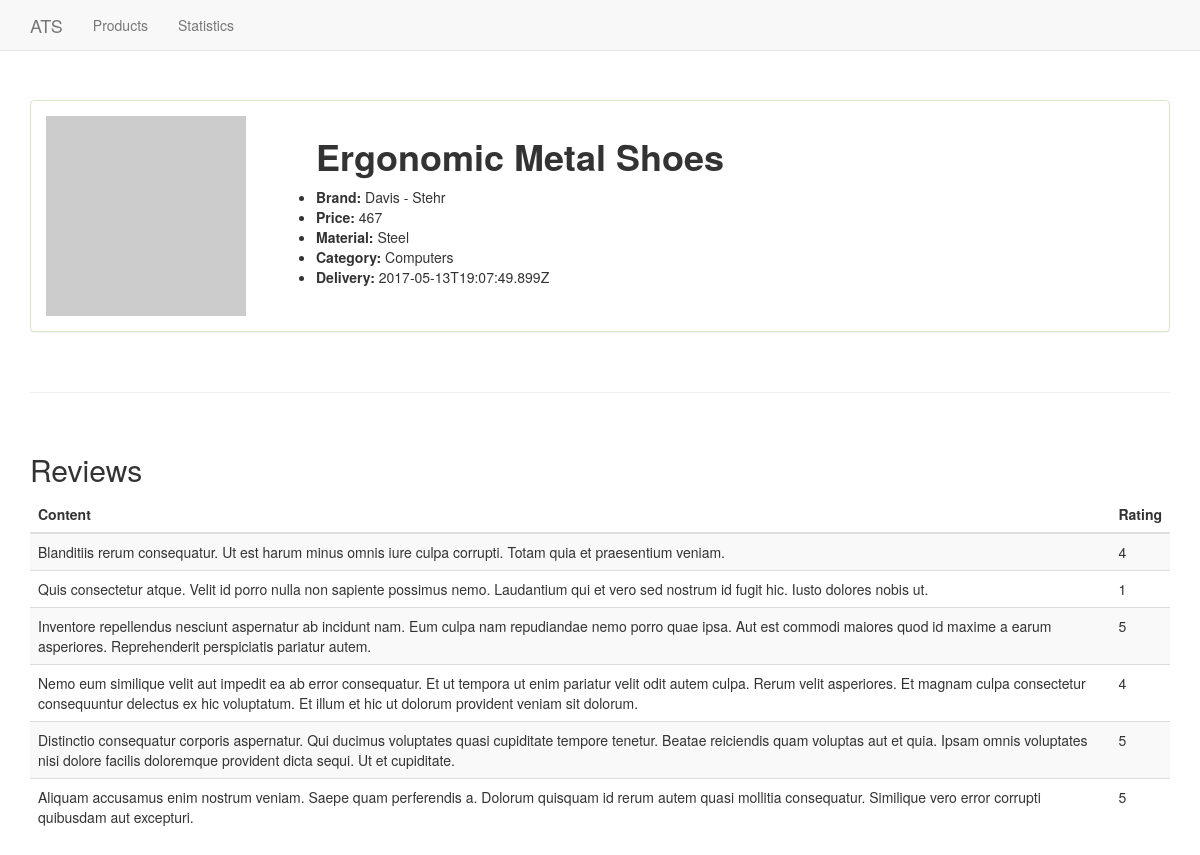
Page /products/detail/2 on the committed database.
### web_app.py (models this page shows)
class Product(db.Model):
    __tablename__ = 'products'
    id = db.Column(db.Integer, primary_key=True)
    product_name = db.Column(db.String(100))
    category = db.Column(db.String(100))
    base_price = db.Column(db.Integer)
    image_url = db.Column(db.String(250))
    brand = db.Column(db.String(100))
    details = db.Column(db.String(100))
    material = db.Column(db.String(100))
    delivery = db.Column(db.String(100))

class Review(db.Model):
    __tablename__ = 'reviews'
    id = db.Column(db.Integer, primary_key=True)
    product_id = db.Column(db.Integer, db.ForeignKey('products.id'),
        nullable=False)
    product = db.relationship('Product',
        backref=db.backref('reviews', lazy=True))
    content = db.Column(db.Text)
    rating = db.Column(db.Integer)

### web_app.py (the view)
@app.route('/products/detail/<int:id>')
def detail_product(id):
    product = Product.query.get(id)
    return render_template('detail.html', product=product)

### templates/detail.html (shortened to what this page needs)
{% extends "base.html" %}
{% block navbar %}
    <li><a href="{{ url_for('list_products')}}">Products</a></li>
    <li><a href="{{ url_for('statistics')}}">Statistics</a></li>
{% endblock navbar %}
{% block content %}
    <div class="container" style="padding-top:80px">
            <div class="panel panel-success">
                    <div class="panel-body">
                            <img src="{{ product.image_url }}" class="pull-left"
                                style="width:200px;height:200px; margin-right:70px"
                            >
                            <h1><strong>{{ product.product_name }}</strong></h1>
                            <ul>
                                <li><strong>Brand: </strong>{{ product.brand }}</li>
                                <li><strong>Price: </strong>{{ product.base_price }}</li>
                                <li><strong>Material: </strong>{{ product.material }}</li>
                                <li><strong>Category: </strong>{{ product.category }}</li>
                                <li><strong>Delivery: </strong>{{ product.delivery }}</li>
                            </ul>
                     </div>
            </div>
            <br>
            <hr>
            <br>
            <h2>Reviews</h2>
            {% if product.reviews|length == 0 %}
                <h4>No reviews yet</h4>
            {% else %}
            <table class="table table-striped">
                    <thead>
                      <tr>
                        <th>Content</th>
                        <th>Rating</th>
                      </tr>
                    </thead>
                    <tbody>
                        {% for rev in product.reviews %}
                            <tr>
                                <td>{{ rev.content }}</td>
                                <td>{{ rev.rating }}</td>
                            </tr>
                        {% endfor %}
                    </tbody>
                </table>
            {% endif %}
    </div>
{% endblock content %}

### templates/base.html (shortened to what this page needs)
<!DOCTYPE html>
<html lang="en">
<head>
    <link rel="stylesheet"
    href="https://cdnjs.cloudflare.com/ajax/libs/twitter-bootstrap/3.3.7/css/bootstrap.min.css">
    <link rel="stylesheet" href="{{ url_for('static', filename='css/base.css') }}">
</head>
<body>
        <nav class="navbar navbar-default navbar-fixed-top">
                <div class="container">
                  <div class="navbar-header">
                    <a class="navbar-brand" href="{{ url_for('index') }}">ATS</a>
                  </div>
                  <ul class="nav navbar-nav">
                    {% block navbar %}
                    {% endblock navbar %}
                  </ul>
                </div>
        </nav>
    {% block content %}
    {% endblock content %}
</body>
</html>

### static/css/base.css (style rules this page uses)
body { padding-top: 20px; }

### rows in the picture
Product: product_name "Ergonomic Metal Shoes", brand "Davis - Stehr", base_price "467", material "Steel", category "Computers", delivery "2017-05-13T19:07:49.899Z"
Review: content "Blanditiis rerum consequatur. Ut est harum minus omnis iure culpa corrupti. Totam quia et praesentium veniam.", rating "4"
Review: content "Quis consectetur atque. Velit id porro nulla non sapiente possimus nemo. Laudantium qui et vero sed nostrum id fugit hic. Iusto dolores nobis ut.", rating "1"
Review: content "Inventore repellendus nesciunt aspernatur ab incidunt nam. Eum culpa nam repudiandae nemo porro quae ipsa. Aut est commodi maiores quod id maxime a earum asperiores. Reprehenderit perspiciatis pariatur autem.", rating "5"
Review: content "Nemo eum similique velit aut impedit ea ab error consequatur. Et ut tempora ut enim pariatur velit odit autem culpa. Rerum velit asperiores. Et magnam culpa consectetur consequuntur delectus ex hic voluptatum. Et illum et hic ut dolorum provident veniam sit dolorum.", rating "4"
Review: content "Distinctio consequatur corporis aspernatur. Qui ducimus voluptates quasi cupiditate tempore tenetur. Beatae reiciendis quam voluptas aut et quia. Ipsam omnis voluptates nisi dolore facilis doloremque provident dicta sequi. Ut et cupiditate.", rating "5"
Review: content "Aliquam accusamus enim nostrum veniam. Saepe quam perferendis a. Dolorum quisquam id rerum autem quasi mollitia consequatur. Similique vero error corrupti quibusdam aut excepturi.", rating "5"
